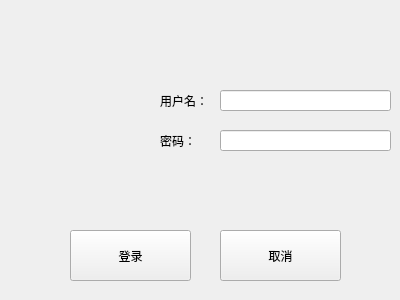
<?xml version="1.0" encoding="UTF-8"?>
<ui version="4.0">
 <class>Login</class>
 <widget class="QDialog" name="Login">
  <property name="geometry">
   <rect>
    <x>0</x>
    <y>0</y>
    <width>400</width>
    <height>300</height>
   </rect>
  </property>
  <property name="windowTitle">
   <string>京东物流管理系统欢迎您</string>
  </property>
  <widget class="QLabel" name="label">
   <property name="geometry">
    <rect>
     <x>210</x>
     <y>100</y>
     <width>271</width>
     <height>131</height>
    </rect>
   </property>
   <property name="text">
    <string/>
   </property>
  </widget>
  <widget class="QLabel" name="label_2">
   <property name="geometry">
    <rect>
     <x>160</x>
     <y>90</y>
     <width>61</width>
     <height>21</height>
    </rect>
   </property>
   <property name="text">
    <string>用户名：</string>
   </property>
  </widget>
  <widget class="QLabel" name="label_3">
   <property name="geometry">
    <rect>
     <x>160</x>
     <y>130</y>
     <width>101</width>
     <height>21</height>
    </rect>
   </property>
   <property name="text">
    <string>密码：</string>
   </property>
  </widget>
  <widget class="QLineEdit" name="txtname">
   <property name="geometry">
    <rect>
     <x>220</x>
     <y>90</y>
     <width>171</width>
     <height>21</height>
    </rect>
   </property>
  </widget>
  <widget class="QLineEdit" name="txtpwd">
   <property name="geometry">
    <rect>
     <x>220</x>
     <y>130</y>
     <width>171</width>
     <height>21</height>
    </rect>
   </property>
  </widget>
  <widget class="QPushButton" name="pushButton">
   <property name="geometry">
    <rect>
     <x>70</x>
     <y>230</y>
     <width>121</width>
     <height>51</height>
    </rect>
   </property>
   <property name="text">
    <string>登录</string>
   </property>
   <property name="autoDefault">
    <bool>false</bool>
   </property>
   <property name="default">
    <bool>false</bool>
   </property>
   <property name="flat">
    <bool>false</bool>
   </property>
  </widget>
  <widget class="QPushButton" name="pushButton_2">
   <property name="geometry">
    <rect>
     <x>220</x>
     <y>230</y>
     <width>121</width>
     <height>51</height>
    </rect>
   </property>
   <property name="text">
    <string>取消</string>
   </property>
   <property name="autoDefault">
    <bool>false</bool>
   </property>
   <property name="default">
    <bool>false</bool>
   </property>
  </widget>
  <widget class="QLabel" name="label_4">
   <property name="geometry">
    <rect>
     <x>10</x>
     <y>50</y>
     <width>141</width>
     <height>141</height>
    </rect>
   </property>
   <property name="text">
    <string/>
   </property>
   <property name="pixmap">
    <pixmap resource="zys.qrc">:/Logo.png</pixmap>
   </property>
   <property name="wordWrap">
    <bool>false</bool>
   </property>
  </widget>
 </widget>
 <resources>
  <include location="zys.qrc"/>
 </resources>
 <connections/>
</ui>
